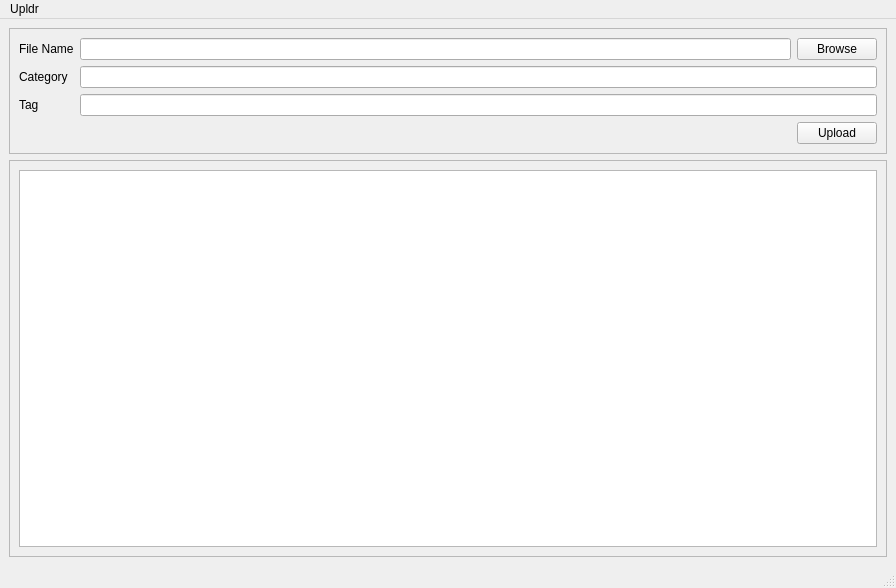
<?xml version="1.0" encoding="UTF-8"?>
<ui version="4.0">
 <class>Upldr</class>
 <widget class="QMainWindow" name="Upldr">
  <property name="geometry">
   <rect>
    <x>0</x>
    <y>0</y>
    <width>896</width>
    <height>588</height>
   </rect>
  </property>
  <property name="windowTitle">
   <string>Upldr</string>
  </property>
  <property name="windowIcon">
   <iconset>
    <normaloff>res/upldr-icon.svg</normaloff>res/upldr-icon.svg</iconset>
  </property>
  <widget class="QWidget" name="centralwidget">
   <layout class="QGridLayout" name="gridLayout_4">
    <item row="0" column="0">
     <layout class="QGridLayout" name="gridLayout_2">
      <item row="0" column="0">
       <widget class="QFrame" name="uploadFrame">
        <property name="enabled">
         <bool>true</bool>
        </property>
        <property name="minimumSize">
         <size>
          <width>100</width>
          <height>25</height>
         </size>
        </property>
        <property name="baseSize">
         <size>
          <width>250</width>
          <height>30</height>
         </size>
        </property>
        <property name="frameShape">
         <enum>QFrame::StyledPanel</enum>
        </property>
        <property name="frameShadow">
         <enum>QFrame::Raised</enum>
        </property>
        <layout class="QGridLayout" name="gridLayout">
         <item row="0" column="0">
          <widget class="QLabel" name="fileNameLabel">
           <property name="text">
            <string>File Name</string>
           </property>
          </widget>
         </item>
         <item row="0" column="1">
          <widget class="QLineEdit" name="fileNameEdit"/>
         </item>
         <item row="0" column="2">
          <widget class="QPushButton" name="browseButton">
           <property name="text">
            <string>Browse</string>
           </property>
          </widget>
         </item>
         <item row="1" column="0">
          <widget class="QLabel" name="label_2">
           <property name="text">
            <string>Category</string>
           </property>
          </widget>
         </item>
         <item row="1" column="1" colspan="2">
          <widget class="QLineEdit" name="categoryLine"/>
         </item>
         <item row="2" column="0">
          <widget class="QLabel" name="label_3">
           <property name="text">
            <string>Tag</string>
           </property>
          </widget>
         </item>
         <item row="2" column="1" colspan="2">
          <widget class="QLineEdit" name="tagLine"/>
         </item>
         <item row="3" column="2">
          <widget class="QPushButton" name="uploadButton">
           <property name="text">
            <string>Upload</string>
           </property>
          </widget>
         </item>
        </layout>
       </widget>
      </item>
      <item row="1" column="0">
       <widget class="QFrame" name="frame">
        <property name="frameShape">
         <enum>QFrame::StyledPanel</enum>
        </property>
        <property name="frameShadow">
         <enum>QFrame::Raised</enum>
        </property>
        <layout class="QGridLayout" name="gridLayout_3">
         <item row="0" column="0">
          <widget class="QTextBrowser" name="outputTextBrowser"/>
         </item>
        </layout>
       </widget>
      </item>
     </layout>
    </item>
   </layout>
  </widget>
  <widget class="QMenuBar" name="menubar">
   <property name="geometry">
    <rect>
     <x>0</x>
     <y>0</y>
     <width>896</width>
     <height>21</height>
    </rect>
   </property>
   <widget class="QMenu" name="menuUpldr">
    <property name="title">
     <string>Upldr</string>
    </property>
    <addaction name="actionSettings"/>
   </widget>
   <addaction name="menuUpldr"/>
  </widget>
  <widget class="QStatusBar" name="statusbar"/>
  <action name="actionSettings">
   <property name="text">
    <string>Settings</string>
   </property>
  </action>
 </widget>
 <resources/>
 <connections>
  <connection>
   <sender>browseButton</sender>
   <signal>clicked()</signal>
   <receiver>Upldr</receiver>
   <slot>browseSlot()</slot>
   <hints>
    <hint type="sourcelabel">
     <x>845</x>
     <y>53</y>
    </hint>
    <hint type="destinationlabel">
     <x>358</x>
     <y>129</y>
    </hint>
   </hints>
  </connection>
  <connection>
   <sender>uploadButton</sender>
   <signal>clicked()</signal>
   <receiver>Upldr</receiver>
   <slot>uploadSlot()</slot>
   <hints>
    <hint type="sourcelabel">
     <x>827</x>
     <y>139</y>
    </hint>
    <hint type="destinationlabel">
     <x>355</x>
     <y>209</y>
    </hint>
   </hints>
  </connection>
  <connection>
   <sender>fileNameEdit</sender>
   <signal>returnPressed()</signal>
   <receiver>Upldr</receiver>
   <slot>returnPressedSlot()</slot>
   <hints>
    <hint type="sourcelabel">
     <x>190</x>
     <y>50</y>
    </hint>
    <hint type="destinationlabel">
     <x>70</x>
     <y>276</y>
    </hint>
   </hints>
  </connection>
 </connections>
 <slots>
  <slot>browseSlot()</slot>
  <slot>uploadSlot()</slot>
  <slot>returnPressedSlot()</slot>
 </slots>
</ui>
